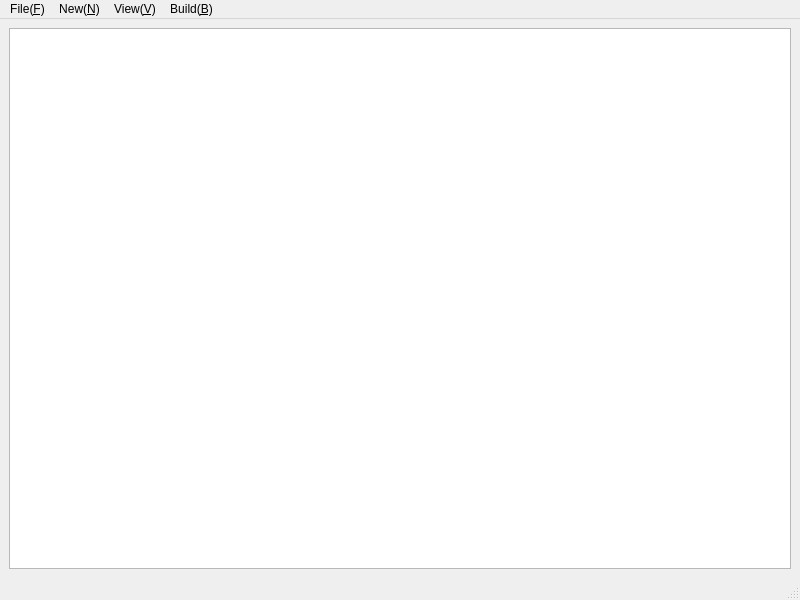
<?xml version="1.0" encoding="UTF-8"?>
<ui version="4.0">
 <class>MainWindow</class>
 <widget class="QMainWindow" name="MainWindow">
  <property name="geometry">
   <rect>
    <x>0</x>
    <y>0</y>
    <width>800</width>
    <height>600</height>
   </rect>
  </property>
  <property name="windowTitle">
   <string>MainWindow</string>
  </property>
  <widget class="QWidget" name="centralwidget">
   <layout class="QVBoxLayout" name="verticalLayout">
    <item>
     <widget class="QTextEdit" name="textEdit"/>
    </item>
   </layout>
  </widget>
  <widget class="QMenuBar" name="menubar">
   <property name="geometry">
    <rect>
     <x>0</x>
     <y>0</y>
     <width>800</width>
     <height>21</height>
    </rect>
   </property>
   <widget class="QMenu" name="menu_F">
    <property name="title">
     <string>File(&amp;F)</string>
    </property>
    <addaction name="actionNew_project_N"/>
    <addaction name="actionOpen_O"/>
    <addaction name="actionSave_as_S"/>
   </widget>
   <widget class="QMenu" name="menuNew_N">
    <property name="title">
     <string>New(&amp;N)</string>
    </property>
    <addaction name="actionCut_C"/>
    <addaction name="actionCopy_C"/>
    <addaction name="actionPaste_P"/>
   </widget>
   <widget class="QMenu" name="menuOpen_O">
    <property name="title">
     <string>View(&amp;V)</string>
    </property>
   </widget>
   <widget class="QMenu" name="menuBuild_B">
    <property name="title">
     <string>Build(&amp;B)</string>
    </property>
    <addaction name="actionBuild_All_Projects"/>
   </widget>
   <addaction name="menu_F"/>
   <addaction name="menuNew_N"/>
   <addaction name="menuOpen_O"/>
   <addaction name="menuBuild_B"/>
  </widget>
  <widget class="QStatusBar" name="statusbar"/>
  <action name="actionNew_project_N">
   <property name="text">
    <string>New project(&amp;N)</string>
   </property>
  </action>
  <action name="actionOpen_O">
   <property name="text">
    <string>Open(&amp;O)</string>
   </property>
  </action>
  <action name="actionSave_as_S">
   <property name="text">
    <string>Save as(&amp;S)</string>
   </property>
  </action>
  <action name="actionCut_C">
   <property name="text">
    <string>Cut(&amp;T)</string>
   </property>
  </action>
  <action name="actionCopy_C">
   <property name="text">
    <string>Copy(&amp;C)</string>
   </property>
  </action>
  <action name="actionPaste_P">
   <property name="text">
    <string>Paste(&amp;P)</string>
   </property>
  </action>
  <action name="actionBuild_All_Projects">
   <property name="text">
    <string>Build All Projects</string>
   </property>
  </action>
 </widget>
 <resources/>
 <connections/>
</ui>
